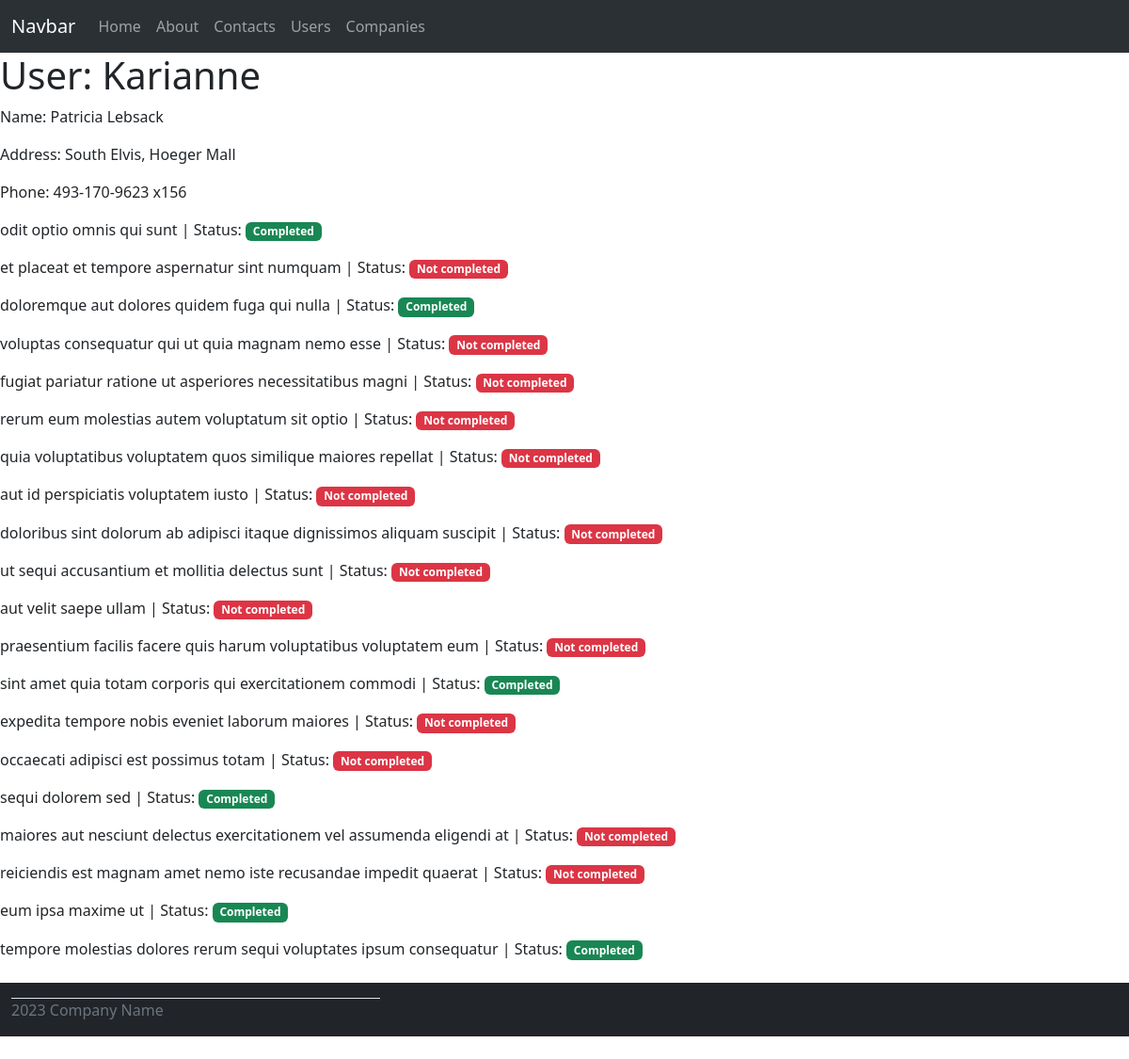
The page /users/4 on the database its author committed.
### models.py (models this page shows)
class User(db.Model):
    id = db.Column(db.Integer, primary_key=True)
    name = db.Column(db.String(80), index=True)
    username = db.Column(db.String(80), index=True, unique=True)
    email = db.Column(db.String(255), index=True, unique=True)
    street = db.Column(db.String(255))
    city = db.Column(db.String(255), index=True)
    phone = db.Column(db.String(255))
    company_id = db.Column(db.Integer, db.ForeignKey('company.id'))

class ToDo(db.Model):
    id = db.Column(db.Integer, primary_key=True)
    title = db.Column(db.String(255))
    user_id = db.Column(db.Integer, db.ForeignKey('user.id'))
    completed = db.Column(db.Boolean,  index=True)

### routes.py (the view)
@app.route('/users/<id>')
def user(id):
    instance = User.query.get(id)
    user_todos = ToDo.query.filter_by(user_id=id)
    return render_template('user_page.html', title="О пользователе",
                           user=instance, todos=user_todos)

### templates/user_page.html
{% extends 'base.html' %}
{% block content %}
    {% if user %}
        <h1>User: {{ user.username }}</h1>
        <p>Name: {{ user.name }}</p>
        <p>Address: {{ user.city }}, {{ user.street }}</p>
        <p>Phone: {{ user.phone }}</p>
    {% endif %}
    {% for todo in todos %}
    	<p>{{ todo.title }} | Status:
            {% if todo.completed %}
                <span class="badge bg-success">Completed</span>
            {% else %}
                <span class="badge bg-danger">Not completed</span>
            {% endif %}
        </p>
    {% endfor %}
{% endblock %}

### rows shown on the page
User: username "Karianne", name "Patricia Lebsack", city "South Elvis", street "Hoeger Mall", phone "493-170-9623 x156"
ToDo: title "odit optio omnis qui sunt", completed "Completed"
ToDo: title "et placeat et tempore aspernatur sint numquam", completed "Not completed"
ToDo: title "doloremque aut dolores quidem fuga qui nulla", completed "Completed"
ToDo: title "voluptas consequatur qui ut quia magnam nemo esse", completed "Not completed"
ToDo: title "fugiat pariatur ratione ut asperiores necessitatibus magni", completed "Not completed"
ToDo: title "rerum eum molestias autem voluptatum sit optio", completed "Not completed"
ToDo: title "quia voluptatibus voluptatem quos similique maiores repellat", completed "Not completed"
ToDo: title "aut id perspiciatis voluptatem iusto", completed "Not completed"
ToDo: title "doloribus sint dolorum ab adipisci itaque dignissimos aliquam suscipit", completed "Not completed"
ToDo: title "ut sequi accusantium et mollitia delectus sunt", completed "Not completed"
ToDo: title "aut velit saepe ullam", completed "Not completed"
ToDo: title "praesentium facilis facere quis harum voluptatibus voluptatem eum", completed "Not completed"
ToDo: title "sint amet quia totam corporis qui exercitationem commodi", completed "Completed"
ToDo: title "expedita tempore nobis eveniet laborum maiores", completed "Not completed"
ToDo: title "occaecati adipisci est possimus totam", completed "Not completed"
ToDo: title "sequi dolorem sed", completed "Completed"
ToDo: title "maiores aut nesciunt delectus exercitationem vel assumenda eligendi at", completed "Not completed"
ToDo: title "reiciendis est magnam amet nemo iste recusandae impedit quaerat", completed "Not completed"
ToDo: title "eum ipsa maxime ut", completed "Completed"
ToDo: title "tempore molestias dolores rerum sequi voluptates ipsum consequatur", completed "Completed"
